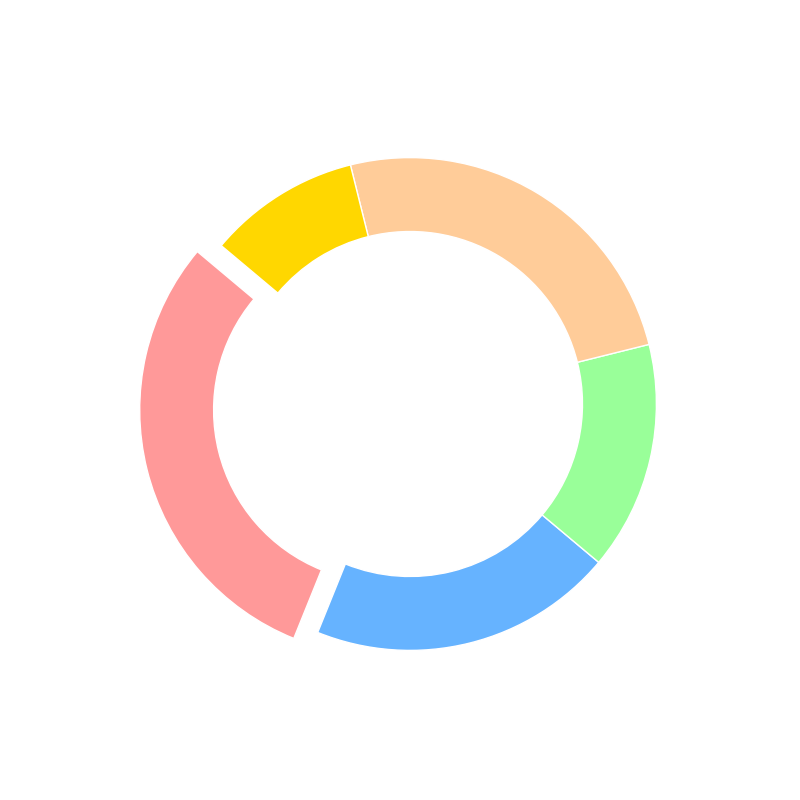

Recreate this plot in Python.
import matplotlib.pyplot as plt
import numpy as np

distribution = np.array([30, 20, 15, 25, 10])
colors = ['#FF9999', '#66B3FF', '#99FF99', '#FFCC99', '#FFD700']
explode = (0.1, 0, 0, 0, 0)

fig, ax = plt.subplots(figsize=(8, 8))
# Remove labels and text by not using 'labels' and setting 'autopct' to None
ax.pie(distribution, startangle=140, colors=colors, explode=explode, wedgeprops=dict(width=0.3))

plt.show()
